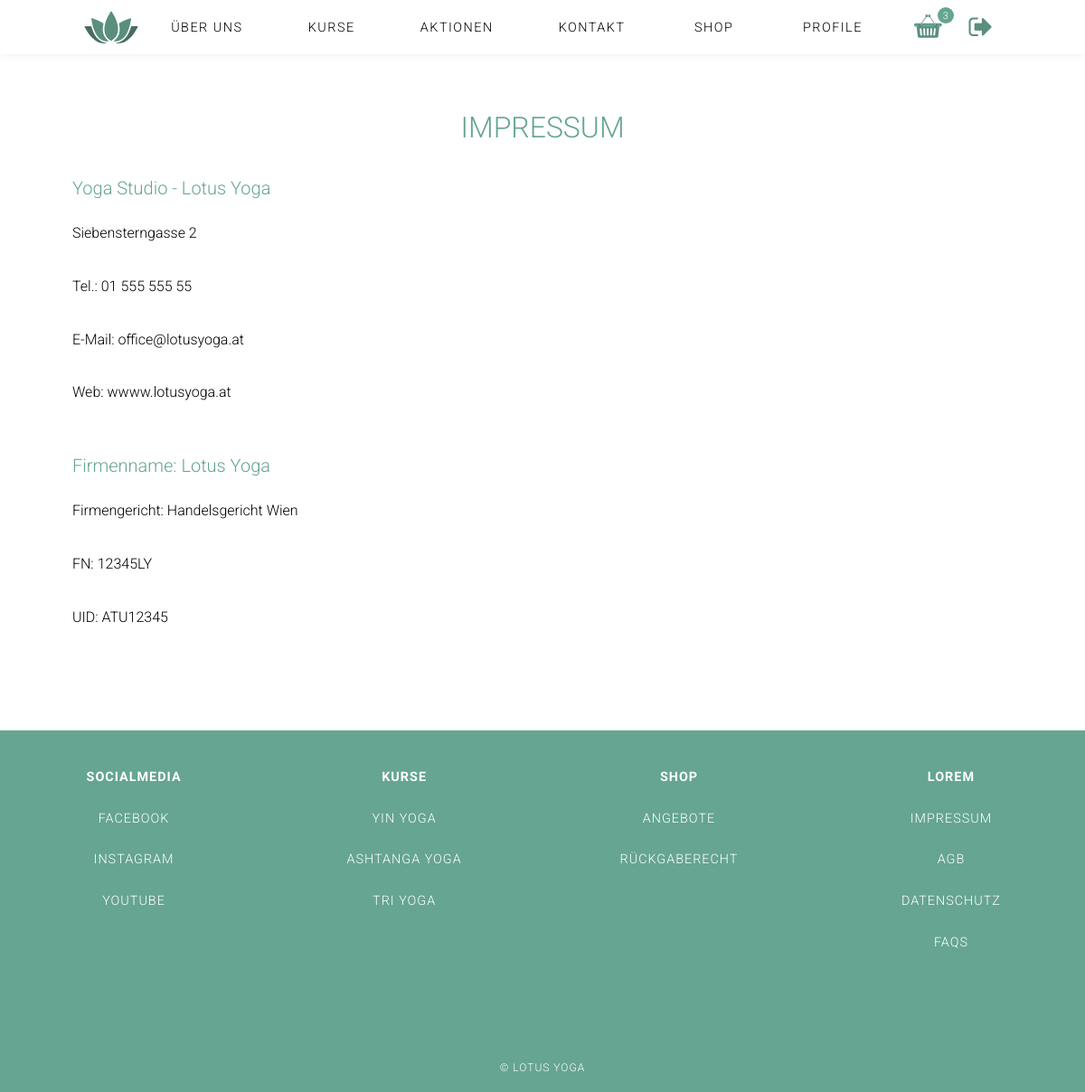
The app's page /index.php?page=Impressum (signed in) with its own data.
### tables this page shows
CREATE TABLE `contents` (
  `id` int(11) NOT NULL,
  `_name` varchar(1000) NOT NULL,
  `type` varchar(150) NOT NULL,
  `content` varchar(1000) NOT NULL DEFAULT '',
  `sequence` int(11) NOT NULL,
  `is_active` tinyint(1) NOT NULL DEFAULT '1',
  `deleted_at` timestamp NULL DEFAULT NULL
);

### index.php (called while the page is built, shortened)
<?php
$content = ('content/');
include('functions/load_Content.php');
include('header.php');
if( ! isset($_GET['page']) ){
	$page = "home";
}else{
	$page = $_GET['page'];
}
if($page){
	$content .= $page .".php";
}
include($content);
include('footer.php');
?>

### functions/load_Content.php (called while the page is built, shortened)
<?php
function get_specific_content_data($table_name, $where, $equals){
    global $link;
    $sql = "SELECT * FROM " .$table_name. " WHERE ". $where . " = '" . $equals . "' AND deleted_at IS NULL ";
    $res = mysqli_query($link, $sql);
    return $res;
}
function get_ordered_content_data($table_name, $where, $equals, $order_by, $asc_desc){
    global $link;
    $sql = "SELECT * FROM " .$table_name. " WHERE ". $where . " = '" . $equals ."' ORDER BY ".$order_by." ". $asc_desc;
    $res = mysqli_query($link, $sql);
    return $res;
}
$impressum = get_specific_content_data('contents', '_name', 'impressum');
$footer = get_ordered_content_data('contents', '_name', 'footer', 'sequence', 'asc');
?>

### content/impressum.php (the view)
<section class="content-wrapper footer-content">
  <?php
  		while( $row = mysqli_fetch_assoc($impressum) ){
  			if($row['type'] == 'headline'){
  				echo '<h2>'.$row["content"].'</h2>';
  			}elseif($row['type'] == 'subheadline'){
            echo '<h3>'.$row["content"].'</h3>';
        }else{
            echo '<p>'.$row["content"].'</p>';
        }
      }
    ?>
</section>

### footer.php (shortened to what this page needs)
  <footer class="footer_main">
    <section class="links_footer" >
<?php
    $cnt = 0;
    while( $row = mysqli_fetch_assoc($footer) ){
      if($row['type'] == 'subheadline'){
          if($cnt != 0){
            echo '</ul>';
          }
          echo '<ul><li><h4>'.$row["content"].'</h4></li>';
      }else{
          echo '<li><a href="'.$row["content"].'">'.$row["type"].'</a>';
      }
      $cnt++;
    }
    ?>
    </section>
    <small class="copyright">
      &copy; Lotus Yoga
    </small>
  </footer>
</body>
</html>

### css/styles.css (style rules this page uses)
* { font-family: 'Roboto', Helvetica, Verdana, sans-serif; box-sizing: border-box; margin: 0; padding: 0; list-style: none; text-decoration: none; }
html { position: relative; }
.body { margin: 0; }
p { font-weight: 100; line-height: 6vh; }
a { color: inherit; }
.cart-header span, p { line-height:50px; }
.content-wrapper { position: relative; z-index: 50; padding: 110px 5em 5em; background-color: #fff; text-align: center; }
.footer-content p { font-weight: 300; }
.footer-content h2 { color: #65a591; margin-bottom: 1.25em; font-size: 2em; font-weight: 400; }
.content-wrapper.footer-content h3 { color: #65a591; font-size: 1.25em; font-weight: 300; text-align: left; width: 100%; margin: 0; text-transform: none; }
.content-wrapper h2 { font-size: 2em; font-weight: 300; padding: 1vw 0vw; margin: 0 35vw; text-align: center; text-transform: uppercase; }
.content-wrapper h3 { margin: 2em 0; font-size: 1.2em; font-weight: 300; padding: 2vw 0; }
.content-wrapper p { font-size: 1em; line-height: 1.8; margin-bottom: 30px; text-align: justify; }
.footer_main h4 { padding: 1em 0em; }
.footer_main { padding-top: 2em; height: 400px; background-color: #65a591; color: #fff; text-transform: uppercase; font-size: 0.9em; letter-spacing: 1px; font-weight: 300; text-align: center; position: relative; }
.links_footer { display: flex; justify-content: space-around; }
.links_footer ul li a { transition: all 0.5s ease-in-out; display: block; padding: 1em; min-width: 150px; }
.copyright { display: block; text-align: center; position: absolute; left: 0; right: 0; bottom: 20px; }

### records on screen
contents: content "IMPRESSUM"
contents: content "Yoga Studio - Lotus Yoga"
contents: content "Siebensterngasse 2"
contents: content "Tel.: 01 555 555 55"
contents: content "E-Mail: office@lotusyoga.at"
contents: content "Web: wwww.lotusyoga.at"
contents: content "Firmenname: Lotus Yoga"
contents: content "Firmengericht: Handelsgericht Wien"
contents: content "FN: 12345LY"
contents: content "UID: ATU12345"
contents: content "SOCIALMEDIA"
contents: type "FACEBOOK"
contents: type "INSTAGRAM"
contents: type "YOUTUBE"
contents: content "KURSE"
contents: type "YIN YOGA"
contents: type "ASHTANGA YOGA"
contents: type "TRI YOGA"
contents: content "SHOP"
contents: type "ANGEBOTE"
contents: type "RÜCKGABERECHT"
contents: content "LOREM"
contents: type "IMPRESSUM"
contents: type "AGB"
contents: type "DATENSCHUTZ"
contents: type "FAQS"

### other values on screen
$cnt "3"
